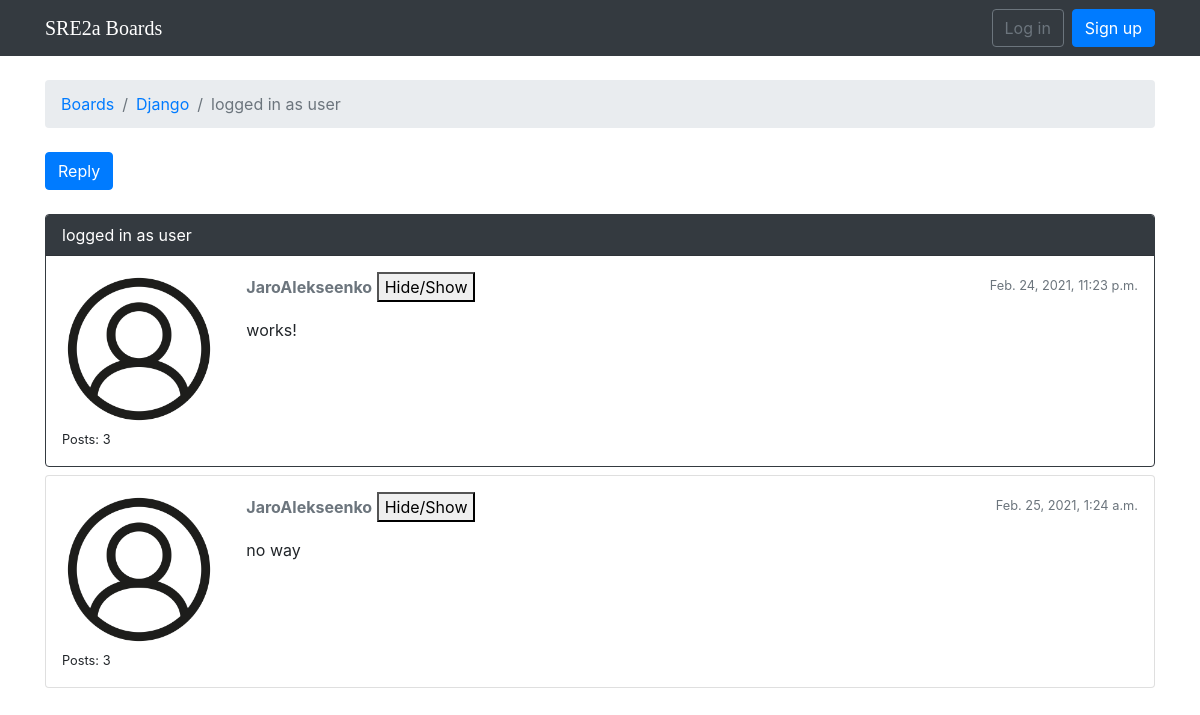
The page /boards/1/topics/5/ on the database as committed earlier.
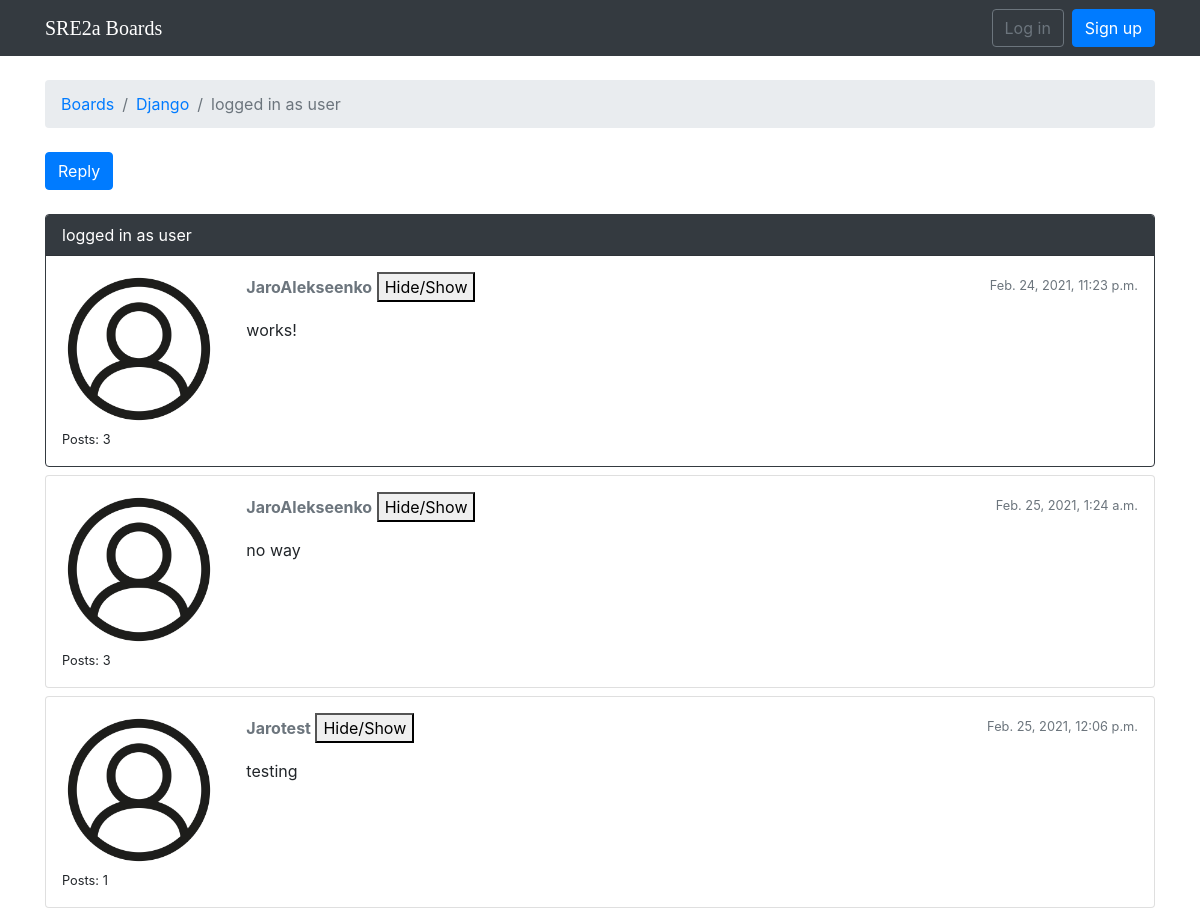
The same page on the database as committed later.
### boards/models.py (models this page shows, shortened)
class Topic(models.Model):
    subject = models.CharField(max_length=255)
    last_updated = models.DateTimeField(auto_now_add=True)
    board = models.ForeignKey(Board, related_name='topics', on_delete=models.CASCADE,)
    starter = models.ForeignKey(User, related_name='topics', on_delete=models.CASCADE,)
    views = models.PositiveIntegerField(default=0)

class Post(models.Model):
    message = models.TextField(max_length=4000)
    topic = models.ForeignKey(Topic, related_name='posts', on_delete=models.CASCADE)
    created_at = models.DateTimeField(auto_now_add=True)
    updated_at = models.DateTimeField(null=True)
    created_by = models.ForeignKey(User, related_name='posts', on_delete=models.CASCADE)
    updated_by = models.ForeignKey(User, null=True, related_name='+', on_delete=models.CASCADE)

class Board(models.Model):
    name = models.CharField(max_length=30, unique=True)
    description = models.CharField(max_length=100)

### boards/views.py (the view)
# urls.py: url(r'^boards/(?P<pk>\d+)/topics/(?P<topic_pk>\d+)/$', views.topic_posts, name='topic_posts'),
def topic_posts(request, pk, topic_pk):
    topic = get_object_or_404(Topic, board__pk=pk, pk=topic_pk)
    return render(request, 'topic_posts.html', {'topic': topic})
    topic.views += 1
    topic.save()
    return render(request, 'topic_posts.html', {'topic': topic})

### templates/topic_posts.html (shortened to what this page needs)
{% extends 'base.html' %}
{% load static %}
{% block breadcrumb %}
  <li class="breadcrumb-item"><a href="{% url 'home' %}">Boards</a></li>
  <li class="breadcrumb-item"><a href="{% url 'board_topics' topic.board.pk %}">{{ topic.board.name }}</a></li>
  <li class="breadcrumb-item active">{{ topic.subject }}</li>
{% endblock %}
{% block content %}
  <div class="mb-4">
    <a href="{% url 'reply_topic' topic.board.pk topic.pk %}" class="btn btn-primary" role="button">Reply</a>
  </div>
  {% for post in topic.posts.all %}
    <div class="card mb-2 {% if forloop.first %}border-dark{% endif %}">
      {% if forloop.first %}
        <div class="card-header text-white bg-dark py-2 px-3">{{ topic.subject }}</div>
      {% endif %}
      <div class="card-body p-3">
        <div class="row">
          <div class="col-2">
            <img src="{% static 'img/icon.png' %}" alt="{{ post.created_by.username }}" class="w-100">
            <small>Posts: {{ post.created_by.posts.count }}</small>
          </div>
          <div class="col-10">
            <div class="row mb-3">
              <div class="col-6">
                <strong class="text-muted">{{ post.created_by.username }}</strong>
                <button id="hideusername">Hide/Show</button>
              </div>
              <div class="col-6 text-right">
                <small class="text-muted">{{ post.created_at }}</small>
              </div>
            </div>
            {{ post.message }}
          </div>
        </div>
      </div>
    </div>
  {% endfor %}
{% endblock %}

Rows that differ between the two databases and show on the page:
added Post: created_by.posts.count "1", created_by.username "Jarotest", created_at "Feb. 25, 2021, 12:06 p.m.", message "testing"
